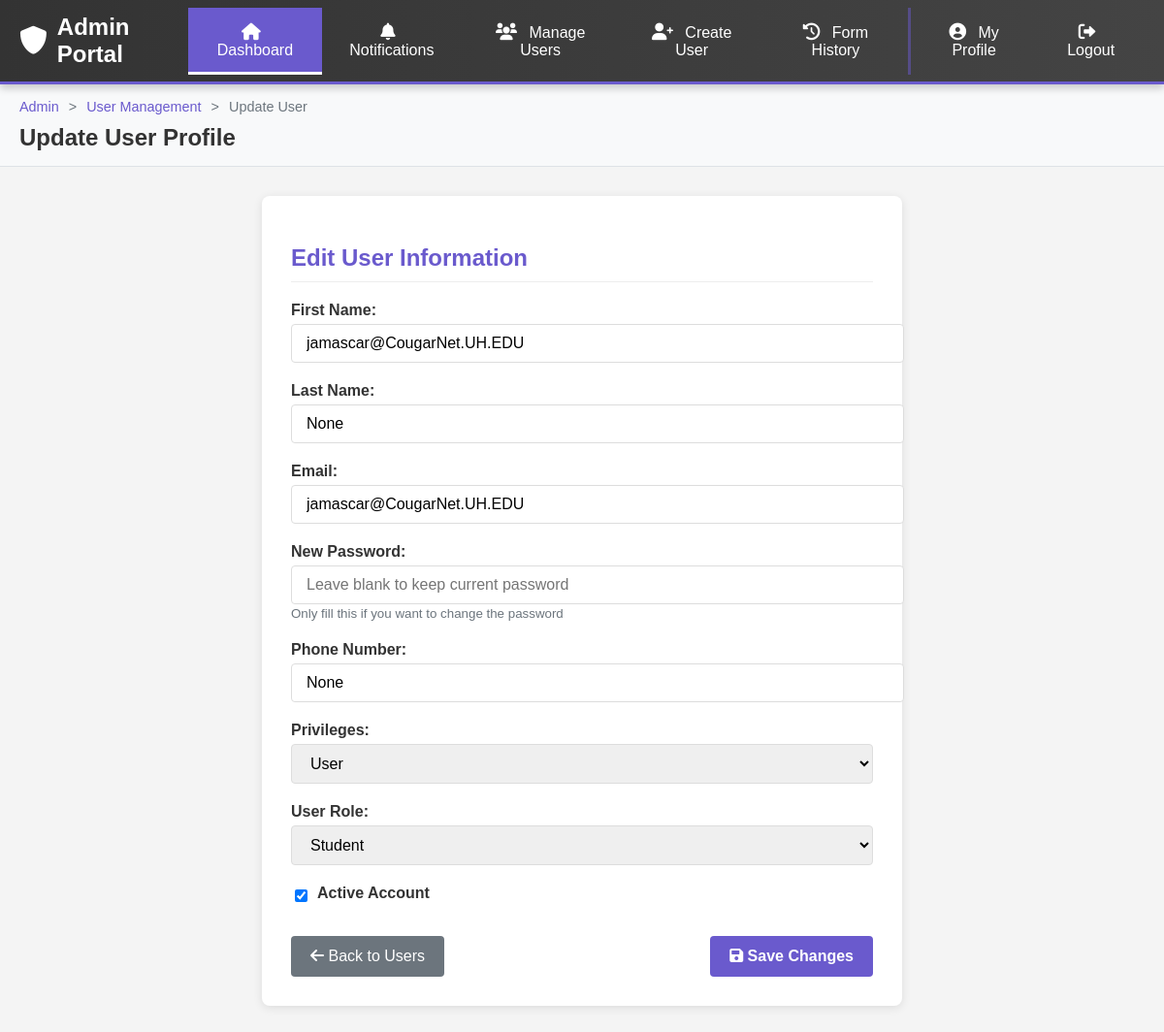
The app's page /update/5, older data.
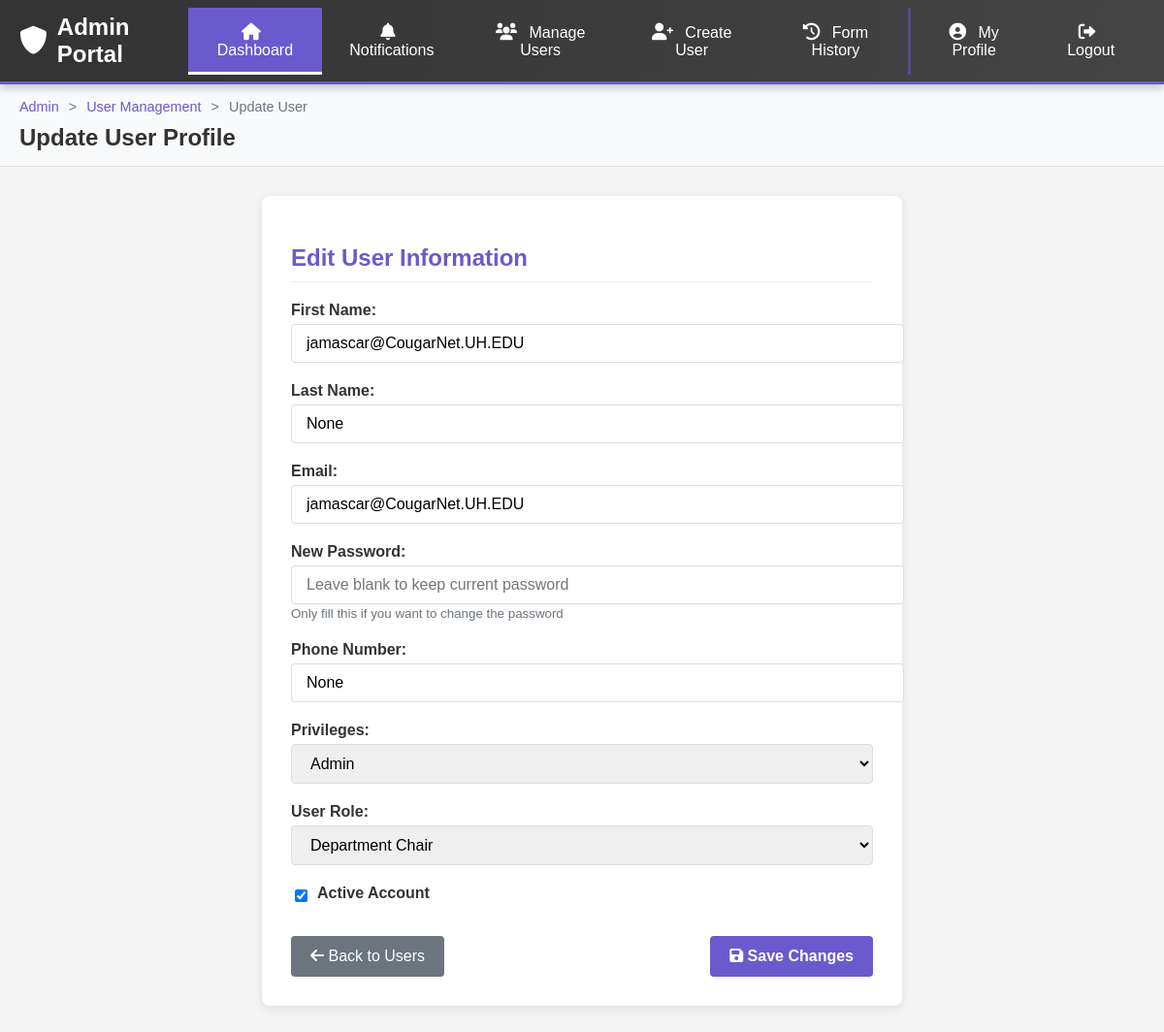
The same page, newer data.
### main.py (models this page shows, shortened)
class Profile(db.Model):
    id = db.Column(db.Integer, primary_key=True)
    first_name = db.Column(db.String(20), nullable=True)
    last_name = db.Column(db.String(20), nullable=True)
    active = db.Column(db.Boolean, default=True, nullable=True)
    pass_word = db.Column(db.String(200), nullable=False)  # Hashed passwords
    privilages_ = db.Column(db.String(20), default='user')
    user_roles = db.relationship('UserRole', back_populates='user')
    email_ = db.Column(db.String(100), nullable=True)
    usertokenid = db.Column(db.String(100), nullable=True)
    bio = db.Column(db.Text, nullable=True)
    phoneN_ = db.Column(db.String(200), nullable=True)
    address = db.Column(db.String(200), nullable=True)
    enroll_status = db.Column(db.String(200), nullable=True)
    date_created = db.Column(db.DateTime, default=datetime.utcnow)

class Role(db.Model):
    __tablename__ = 'roles'
    id = db.Column(db.Integer, primary_key=True)
    name = db.Column(db.String(50), unique=True)  # student, department_chair, president
    level = db.Column(db.Integer)  # 1=student, 2=chair, 3=president
    user_roles = db.relationship('UserRole', back_populates='role')

### main.py (the view, shortened to what this page needs)
@app.route('/update/<int:id>', methods=['GET', 'POST'])
def update_user(id):
    user = Profile.query.get(id)
    if not user:
        return "User not found", 404
    current_role = None
    if user.user_roles:  # Check if user has any roles
        current_role = user.user_roles[0].role.name if user.user_roles else 'student'
    return render_template('update.html',
                         profile=user,
                         current_role=current_role)

### main.py (called while the page is built)
@app.before_request
def check_user_active():
    user_id = session.get('user_id')
    if user_id:
        user = Profile.query.get(user_id)
        if user and not user.active and user.privilages_ != 'admin':
            session.clear()  # Clear session to prevent further access
            return redirect(url_for('deactivated'))  # Redirect to a deactivated page

### templates/update.html (shortened to what the changed rows need)
<!DOCTYPE html>
<html lang="en">
<head>
    <link rel="stylesheet" href="https://cdnjs.cloudflare.com/ajax/libs/font-awesome/6.0.0/css/all.min.css">
    <link rel="stylesheet" href="{{ url_for('static', filename='css/admin_navbar.css') }}">
</head>
<body>
    <div class="page-header">
        <h2>Update User Profile</h2>
    </div>
    <div class="form-container">
        <h2>Edit User Information</h2>
        <form method="POST">
            <div class="form-group">
                <label for="first_name">First Name:</label>
                <input type="text" id="first_name" name="first_name" value="{{ profile.first_name }}" required>
            </div>
            <div class="form-group">
                <label for="last_name">Last Name:</label>
                <input type="text" id="last_name" name="last_name" value="{{ profile.last_name }}" required>
            </div>
            <div class="form-group">
                <label for="email">Email:</label>
                <input type="email" id="email" name="email" value="{{ profile.email_ }}" required>
            </div>
            <div class="form-group">
                <label for="phoneN_">Phone Number:</label>
                <input type="text" id="phoneN_" name="phoneN_" value="{{ profile.phoneN_ }}" required>
            </div>
            <div class="form-group">
                <label for="privileges">Privileges:</label>
                <select id="privileges" name="privileges">
                    <option value="user" {% if profile.privilages_=="user" %}selected{% endif %}>User</option>
                    <option value="admin" {% if profile.privilages_=="admin" %}selected{% endif %}>Admin</option>
                </select>
            </div>
            <div class="form-group">
                <label for="user_roles">User Role:</label>
                <select id="user_roles" name="user_roles" class="form-control">
                    <option value="student"
                            {% if current_role == 'student' %}selected{% endif %}>
                        Student
                    </option>
                    <option value="department_chair"
                            {% if current_role == 'department_chair' %}selected{% endif %}>
                        Department Chair
                    </option>
                </select>
            </div>
            <div class="form-group checkbox-group">
                <input type="checkbox" id="active" name="active" {% if profile.active %}checked{% endif %}>
                <label for="active">Active Account</label>
            </div>
        </form>
    </div>
</body>
</html>

Row changes from the older to the newer data that the page shows:
no longer on this page (row unchanged): Role: user_roles "Student"
changed Profile "jamascar@CougarNet.UH.EDU": privileges "User" → "Admin"
now on this page (row unchanged): Role: user_roles "Department Chair"
